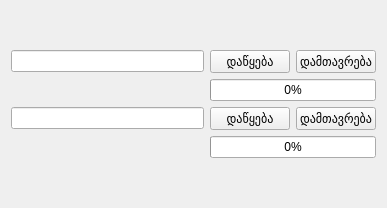
<?xml version="1.0" encoding="UTF-8"?>
<ui version="4.0">
 <class>MainWindow</class>
 <widget class="QMainWindow" name="MainWindow">
  <property name="geometry">
   <rect>
    <x>0</x>
    <y>0</y>
    <width>387</width>
    <height>208</height>
   </rect>
  </property>
  <property name="windowTitle">
   <string>MainWindow</string>
  </property>
  <widget class="QWidget" name="centralWidget">
   <layout class="QGridLayout" name="gridLayout_3">
    <item row="0" column="0">
     <layout class="QVBoxLayout" name="verticalLayout">
      <item>
       <layout class="QGridLayout" name="gridLayout">
        <item row="0" column="0">
         <widget class="QLineEdit" name="lineEdit"/>
        </item>
        <item row="0" column="1">
         <widget class="QPushButton" name="pushButton">
          <property name="text">
           <string>დაწყება</string>
          </property>
         </widget>
        </item>
        <item row="0" column="2">
         <widget class="QPushButton" name="pushButton_2">
          <property name="text">
           <string>დამთავრება</string>
          </property>
         </widget>
        </item>
        <item row="1" column="0">
         <widget class="QLabel" name="label">
          <property name="text">
           <string/>
          </property>
         </widget>
        </item>
        <item row="1" column="1" colspan="2">
         <widget class="QProgressBar" name="progressBar">
          <property name="value">
           <number>0</number>
          </property>
         </widget>
        </item>
       </layout>
      </item>
      <item>
       <layout class="QGridLayout" name="gridLayout_2">
        <item row="0" column="0">
         <widget class="QLineEdit" name="lineEdit_2"/>
        </item>
        <item row="0" column="1">
         <widget class="QPushButton" name="pushButton_3">
          <property name="text">
           <string>დაწყება</string>
          </property>
         </widget>
        </item>
        <item row="0" column="2">
         <widget class="QPushButton" name="pushButton_4">
          <property name="text">
           <string>დამთავრება</string>
          </property>
         </widget>
        </item>
        <item row="1" column="0">
         <widget class="QLabel" name="label_3">
          <property name="text">
           <string/>
          </property>
         </widget>
        </item>
        <item row="1" column="1" colspan="2">
         <widget class="QProgressBar" name="progressBar_2">
          <property name="value">
           <number>0</number>
          </property>
         </widget>
        </item>
       </layout>
      </item>
     </layout>
    </item>
   </layout>
  </widget>
 </widget>
 <layoutdefault spacing="6" margin="11"/>
 <resources/>
 <connections/>
</ui>
